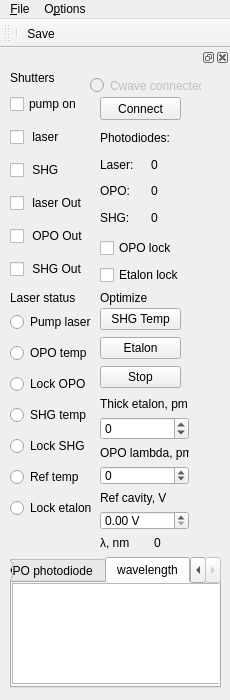
<?xml version="1.0" encoding="UTF-8"?>
<ui version="4.0">
 <class>MainWindow</class>
 <widget class="QMainWindow" name="MainWindow">
  <property name="geometry">
   <rect>
    <x>0</x>
    <y>0</y>
    <width>230</width>
    <height>700</height>
   </rect>
  </property>
  <property name="minimumSize">
   <size>
    <width>230</width>
    <height>600</height>
   </size>
  </property>
  <property name="maximumSize">
   <size>
    <width>230</width>
    <height>700</height>
   </size>
  </property>
  <property name="contextMenuPolicy">
   <enum>Qt::DefaultContextMenu</enum>
  </property>
  <property name="windowTitle">
   <string>qudi: Scanner (cwave)</string>
  </property>
  <widget class="QWidget" name="centralwidget">
   <widget class="QDockWidget" name="scan_control_DockWidget">
    <property name="geometry">
     <rect>
      <x>0</x>
      <y>0</y>
      <width>230</width>
      <height>700</height>
     </rect>
    </property>
    <property name="sizePolicy">
     <sizepolicy hsizetype="Preferred" vsizetype="Preferred">
      <horstretch>0</horstretch>
      <verstretch>0</verstretch>
     </sizepolicy>
    </property>
    <property name="minimumSize">
     <size>
      <width>230</width>
      <height>700</height>
     </size>
    </property>
    <property name="maximumSize">
     <size>
      <width>250</width>
      <height>700</height>
     </size>
    </property>
    <widget class="QWidget" name="controlDockWidgetContents">
     <widget class="QPushButton" name="pushButton_connectCwave">
      <property name="geometry">
       <rect>
        <x>100</x>
        <y>30</y>
        <width>81</width>
        <height>23</height>
       </rect>
      </property>
      <property name="text">
       <string>Connect</string>
      </property>
     </widget>
     <widget class="QRadioButton" name="radioButton_connectCwave">
      <property name="enabled">
       <bool>false</bool>
      </property>
      <property name="geometry">
       <rect>
        <x>90</x>
        <y>10</y>
        <width>111</width>
        <height>17</height>
       </rect>
      </property>
      <property name="text">
       <string>Cwave connected</string>
      </property>
      <property name="checkable">
       <bool>true</bool>
      </property>
      <property name="autoExclusive">
       <bool>false</bool>
      </property>
     </widget>
     <widget class="QWidget" name="layoutWidget_5">
      <property name="geometry">
       <rect>
        <x>100</x>
        <y>240</y>
        <width>81</width>
        <height>83</height>
       </rect>
      </property>
      <layout class="QVBoxLayout" name="verticalLayout_9">
       <item>
        <widget class="QPushButton" name="pushButtonOpt_opt_tempshg">
         <property name="text">
          <string>SHG Temp</string>
         </property>
        </widget>
       </item>
       <item>
        <widget class="QPushButton" name="pushButtonOpt_regeta_catch">
         <property name="text">
          <string>Etalon</string>
         </property>
        </widget>
       </item>
       <item>
        <widget class="QPushButton" name="pushButtonOpt_opt_stop">
         <property name="text">
          <string>Stop</string>
         </property>
        </widget>
       </item>
      </layout>
     </widget>
     <widget class="QWidget" name="layoutWidget_6">
      <property name="geometry">
       <rect>
        <x>100</x>
        <y>60</y>
        <width>96</width>
        <height>101</height>
       </rect>
      </property>
      <layout class="QGridLayout" name="gridLayout_7">
       <item row="1" column="0">
        <widget class="QLabel" name="label_10">
         <property name="text">
          <string>Laser:</string>
         </property>
        </widget>
       </item>
       <item row="3" column="0">
        <widget class="QLabel" name="label_11">
         <property name="text">
          <string>SHG: </string>
         </property>
        </widget>
       </item>
       <item row="2" column="0">
        <widget class="QLabel" name="label_12">
         <property name="text">
          <string>OPO: </string>
         </property>
        </widget>
       </item>
       <item row="2" column="1">
        <widget class="QLabel" name="label_opoPD">
         <property name="text">
          <string>0</string>
         </property>
        </widget>
       </item>
       <item row="1" column="1">
        <widget class="QLabel" name="label_laserPD">
         <property name="text">
          <string>0</string>
         </property>
        </widget>
       </item>
       <item row="3" column="1">
        <widget class="QLabel" name="label_shgPD">
         <property name="text">
          <string>0</string>
         </property>
        </widget>
       </item>
       <item row="0" column="0" colspan="2">
        <widget class="QLabel" name="label_13">
         <property name="text">
          <string>Photodiodes:</string>
         </property>
        </widget>
       </item>
      </layout>
     </widget>
     <widget class="QWidget" name="layoutWidget_8">
      <property name="geometry">
       <rect>
        <x>10</x>
        <y>240</y>
        <width>81</width>
        <height>221</height>
       </rect>
      </property>
      <layout class="QVBoxLayout" name="verticalLayout_10">
       <item>
        <widget class="QRadioButton" name="radioButton_laser">
         <property name="text">
          <string>Pump laser</string>
         </property>
         <property name="checkable">
          <bool>true</bool>
         </property>
         <property name="autoExclusive">
          <bool>false</bool>
         </property>
        </widget>
       </item>
       <item>
        <widget class="QRadioButton" name="radioButton_temp_opo">
         <property name="text">
          <string>OPO temp</string>
         </property>
         <property name="checkable">
          <bool>true</bool>
         </property>
         <property name="autoExclusive">
          <bool>false</bool>
         </property>
        </widget>
       </item>
       <item>
        <widget class="QRadioButton" name="radioButton_lock_opo">
         <property name="text">
          <string>Lock OPO</string>
         </property>
         <property name="checkable">
          <bool>true</bool>
         </property>
         <property name="autoExclusive">
          <bool>false</bool>
         </property>
        </widget>
       </item>
       <item>
        <widget class="QRadioButton" name="radioButton_temp_shg">
         <property name="text">
          <string>SHG temp</string>
         </property>
         <property name="checkable">
          <bool>true</bool>
         </property>
         <property name="autoExclusive">
          <bool>false</bool>
         </property>
        </widget>
       </item>
       <item>
        <widget class="QRadioButton" name="radioButton_lock_shg">
         <property name="text">
          <string>Lock SHG</string>
         </property>
         <property name="checkable">
          <bool>true</bool>
         </property>
         <property name="autoExclusive">
          <bool>false</bool>
         </property>
        </widget>
       </item>
       <item>
        <widget class="QRadioButton" name="radioButton_temp_ref">
         <property name="text">
          <string>Ref temp</string>
         </property>
         <property name="checkable">
          <bool>true</bool>
         </property>
         <property name="autoExclusive">
          <bool>false</bool>
         </property>
        </widget>
       </item>
       <item>
        <widget class="QRadioButton" name="radioButton_lock_etalon">
         <property name="text">
          <string>Lock etalon</string>
         </property>
         <property name="checkable">
          <bool>true</bool>
         </property>
         <property name="autoExclusive">
          <bool>false</bool>
         </property>
        </widget>
       </item>
      </layout>
     </widget>
     <widget class="QWidget" name="layoutWidget_9">
      <property name="geometry">
       <rect>
        <x>10</x>
        <y>20</y>
        <width>84</width>
        <height>201</height>
       </rect>
      </property>
      <layout class="QVBoxLayout" name="verticalLayout_11">
       <item>
        <widget class="QCheckBox" name="checkBox_laser_en">
         <property name="text">
          <string>pump on</string>
         </property>
        </widget>
       </item>
       <item>
        <widget class="QCheckBox" name="checkBox_shtter_las">
         <property name="enabled">
          <bool>true</bool>
         </property>
         <property name="text">
          <string> laser</string>
         </property>
         <property name="checkable">
          <bool>true</bool>
         </property>
         <property name="checked">
          <bool>false</bool>
         </property>
        </widget>
       </item>
       <item>
        <widget class="QCheckBox" name="checkBox_shtter_shg">
         <property name="enabled">
          <bool>true</bool>
         </property>
         <property name="text">
          <string> SHG</string>
         </property>
         <property name="checkable">
          <bool>true</bool>
         </property>
         <property name="checked">
          <bool>false</bool>
         </property>
        </widget>
       </item>
       <item>
        <widget class="QCheckBox" name="checkBox_shtter_las_out">
         <property name="enabled">
          <bool>true</bool>
         </property>
         <property name="text">
          <string> laser Out</string>
         </property>
         <property name="checkable">
          <bool>true</bool>
         </property>
         <property name="checked">
          <bool>false</bool>
         </property>
        </widget>
       </item>
       <item>
        <widget class="QCheckBox" name="checkBox_shtter_opo_out">
         <property name="enabled">
          <bool>true</bool>
         </property>
         <property name="text">
          <string> OPO Out</string>
         </property>
         <property name="checkable">
          <bool>true</bool>
         </property>
         <property name="checked">
          <bool>false</bool>
         </property>
        </widget>
       </item>
       <item>
        <widget class="QCheckBox" name="checkBox_shtter_shg_out">
         <property name="enabled">
          <bool>true</bool>
         </property>
         <property name="text">
          <string> SHG Out</string>
         </property>
         <property name="checkable">
          <bool>true</bool>
         </property>
         <property name="checked">
          <bool>false</bool>
         </property>
        </widget>
       </item>
      </layout>
     </widget>
     <widget class="QLabel" name="label_15">
      <property name="geometry">
       <rect>
        <x>10</x>
        <y>220</y>
        <width>77</width>
        <height>21</height>
       </rect>
      </property>
      <property name="text">
       <string>Laser status</string>
      </property>
     </widget>
     <widget class="QLabel" name="label_laserandshutters">
      <property name="geometry">
       <rect>
        <x>10</x>
        <y>0</y>
        <width>70</width>
        <height>21</height>
       </rect>
      </property>
      <property name="text">
       <string>Shutters</string>
      </property>
     </widget>
     <widget class="QLabel" name="label_16">
      <property name="geometry">
       <rect>
        <x>100</x>
        <y>220</y>
        <width>77</width>
        <height>21</height>
       </rect>
      </property>
      <property name="text">
       <string>Optimize</string>
      </property>
     </widget>
     <widget class="QWidget" name="verticalLayoutWidget_3">
      <property name="geometry">
       <rect>
        <x>100</x>
        <y>170</y>
        <width>92</width>
        <height>51</height>
       </rect>
      </property>
      <layout class="QVBoxLayout" name="verticalLayout_3">
       <item>
        <widget class="QCheckBox" name="opo_lock_checkBox">
         <property name="text">
          <string>OPO lock</string>
         </property>
        </widget>
       </item>
       <item>
        <widget class="QCheckBox" name="eta_lock_checkBox">
         <property name="text">
          <string>Etalon lock</string>
         </property>
        </widget>
       </item>
      </layout>
     </widget>
     <widget class="QWidget" name="layoutWidget">
      <property name="geometry">
       <rect>
        <x>100</x>
        <y>330</y>
        <width>89</width>
        <height>133</height>
       </rect>
      </property>
      <layout class="QVBoxLayout" name="verticalLayout">
       <item>
        <widget class="QLabel" name="label_3">
         <property name="text">
          <string>Thick etalon, pm</string>
         </property>
        </widget>
       </item>
       <item>
        <widget class="QSpinBox" name="thick_eta_spinBox">
         <property name="wrapping">
          <bool>false</bool>
         </property>
         <property name="frame">
          <bool>true</bool>
         </property>
         <property name="buttonSymbols">
          <enum>QAbstractSpinBox::UpDownArrows</enum>
         </property>
         <property name="minimum">
          <number>-1000</number>
         </property>
         <property name="maximum">
          <number>1000</number>
         </property>
        </widget>
       </item>
       <item>
        <layout class="QVBoxLayout" name="verticalLayout_2">
         <item>
          <widget class="QLabel" name="label_4">
           <property name="text">
            <string>OPO lambda, pm</string>
           </property>
          </widget>
         </item>
         <item>
          <widget class="QSpinBox" name="opo_lambda_spinBox">
           <property name="wrapping">
            <bool>false</bool>
           </property>
           <property name="frame">
            <bool>true</bool>
           </property>
           <property name="buttonSymbols">
            <enum>QAbstractSpinBox::UpDownArrows</enum>
           </property>
           <property name="minimum">
            <number>-1000</number>
           </property>
           <property name="maximum">
            <number>1000</number>
           </property>
          </widget>
         </item>
         <item>
          <widget class="QLabel" name="label_5">
           <property name="text">
            <string>Ref cavity, V</string>
           </property>
          </widget>
         </item>
         <item>
          <widget class="QDoubleSpinBox" name="ref_cav_doubleSpinBox">
           <property name="suffix">
            <string> V</string>
           </property>
           <property name="singleStep">
            <double>0.010000000000000</double>
           </property>
          </widget>
         </item>
        </layout>
       </item>
      </layout>
     </widget>
     <widget class="QTabWidget" name="tabWidget">
      <property name="geometry">
       <rect>
        <x>10</x>
        <y>490</y>
        <width>211</width>
        <height>131</height>
       </rect>
      </property>
      <property name="currentIndex">
       <number>2</number>
      </property>
      <widget class="QWidget" name="shgPD">
       <attribute name="title">
        <string>SHG photodiode</string>
       </attribute>
       <widget class="PlotWidget" name="shgPD_ViewWidget">
        <property name="geometry">
         <rect>
          <x>0</x>
          <y>0</y>
          <width>201</width>
          <height>91</height>
         </rect>
        </property>
        <property name="sizePolicy">
         <sizepolicy hsizetype="Expanding" vsizetype="Expanding">
          <horstretch>1</horstretch>
          <verstretch>1</verstretch>
         </sizepolicy>
        </property>
       </widget>
      </widget>
      <widget class="QWidget" name="opoPD">
       <attribute name="title">
        <string>OPO photodiode</string>
       </attribute>
       <widget class="PlotWidget" name="opoPD_ViewWidget">
        <property name="geometry">
         <rect>
          <x>0</x>
          <y>0</y>
          <width>201</width>
          <height>91</height>
         </rect>
        </property>
        <property name="sizePolicy">
         <sizepolicy hsizetype="Expanding" vsizetype="Expanding">
          <horstretch>1</horstretch>
          <verstretch>1</verstretch>
         </sizepolicy>
        </property>
       </widget>
      </widget>
      <widget class="QWidget" name="wavemeter">
       <attribute name="title">
        <string>wavelength</string>
       </attribute>
       <widget class="PlotWidget" name="wavemeter_ViewWidget">
        <property name="geometry">
         <rect>
          <x>0</x>
          <y>0</y>
          <width>211</width>
          <height>101</height>
         </rect>
        </property>
        <property name="sizePolicy">
         <sizepolicy hsizetype="Expanding" vsizetype="Expanding">
          <horstretch>1</horstretch>
          <verstretch>1</verstretch>
         </sizepolicy>
        </property>
       </widget>
      </widget>
     </widget>
     <widget class="QWidget" name="layoutWidget">
      <property name="geometry">
       <rect>
        <x>100</x>
        <y>465</y>
        <width>101</width>
        <height>21</height>
       </rect>
      </property>
      <layout class="QHBoxLayout" name="horizontalLayout">
       <item>
        <widget class="QLabel" name="label_14">
         <property name="text">
          <string>λ, nm</string>
         </property>
        </widget>
       </item>
       <item>
        <widget class="QLabel" name="label_wavelength">
         <property name="text">
          <string>0 </string>
         </property>
        </widget>
       </item>
      </layout>
     </widget>
    </widget>
   </widget>
  </widget>
  <widget class="QMenuBar" name="menubar">
   <property name="geometry">
    <rect>
     <x>0</x>
     <y>0</y>
     <width>230</width>
     <height>21</height>
    </rect>
   </property>
   <widget class="QMenu" name="menu_File">
    <property name="title">
     <string>&amp;File</string>
    </property>
    <addaction name="action_Save"/>
    <addaction name="action_Exit"/>
   </widget>
   <widget class="QMenu" name="menu_Options">
    <property name="title">
     <string>O&amp;ptions</string>
    </property>
    <addaction name="action_Settings"/>
   </widget>
   <addaction name="menu_File"/>
   <addaction name="menu_Options"/>
  </widget>
  <widget class="QToolBar" name="toolBar">
   <property name="windowTitle">
    <string>toolBar</string>
   </property>
   <attribute name="toolBarArea">
    <enum>TopToolBarArea</enum>
   </attribute>
   <attribute name="toolBarBreak">
    <bool>false</bool>
   </attribute>
   <addaction name="separator"/>
   <addaction name="action_Save"/>
  </widget>
  <action name="action_Settings">
   <property name="icon">
    <iconset>
     <normaloff>C:/Users/YY3/artwork/icons/oxygen/22x22/configure.png</normaloff>C:/Users/YY3/artwork/icons/oxygen/22x22/configure.png</iconset>
   </property>
   <property name="text">
    <string>&amp;Settings</string>
   </property>
  </action>
  <action name="action_Save">
   <property name="icon">
    <iconset>
     <normaloff>C:/Users/YY3/artwork/icons/oxygen/22x22/document-save.png</normaloff>C:/Users/YY3/artwork/icons/oxygen/22x22/document-save.png</iconset>
   </property>
   <property name="text">
    <string>&amp;Save</string>
   </property>
   <property name="toolTip">
    <string>Save odmr data</string>
   </property>
  </action>
  <action name="action_Exit">
   <property name="icon">
    <iconset>
     <normaloff>C:/Users/YY3/artwork/icons/oxygen/22x22/application-exit.png</normaloff>C:/Users/YY3/artwork/icons/oxygen/22x22/application-exit.png</iconset>
   </property>
   <property name="text">
    <string>&amp;Close</string>
   </property>
  </action>
 </widget>
 <customwidgets>
  <customwidget>
   <class>PlotWidget</class>
   <extends>QGraphicsView</extends>
   <header>pyqtgraph</header>
  </customwidget>
 </customwidgets>
 <resources/>
 <connections>
  <connection>
   <sender>action_Exit</sender>
   <signal>triggered()</signal>
   <receiver>MainWindow</receiver>
   <slot>close()</slot>
   <hints>
    <hint type="sourcelabel">
     <x>-1</x>
     <y>-1</y>
    </hint>
    <hint type="destinationlabel">
     <x>531</x>
     <y>347</y>
    </hint>
   </hints>
  </connection>
 </connections>
</ui>
